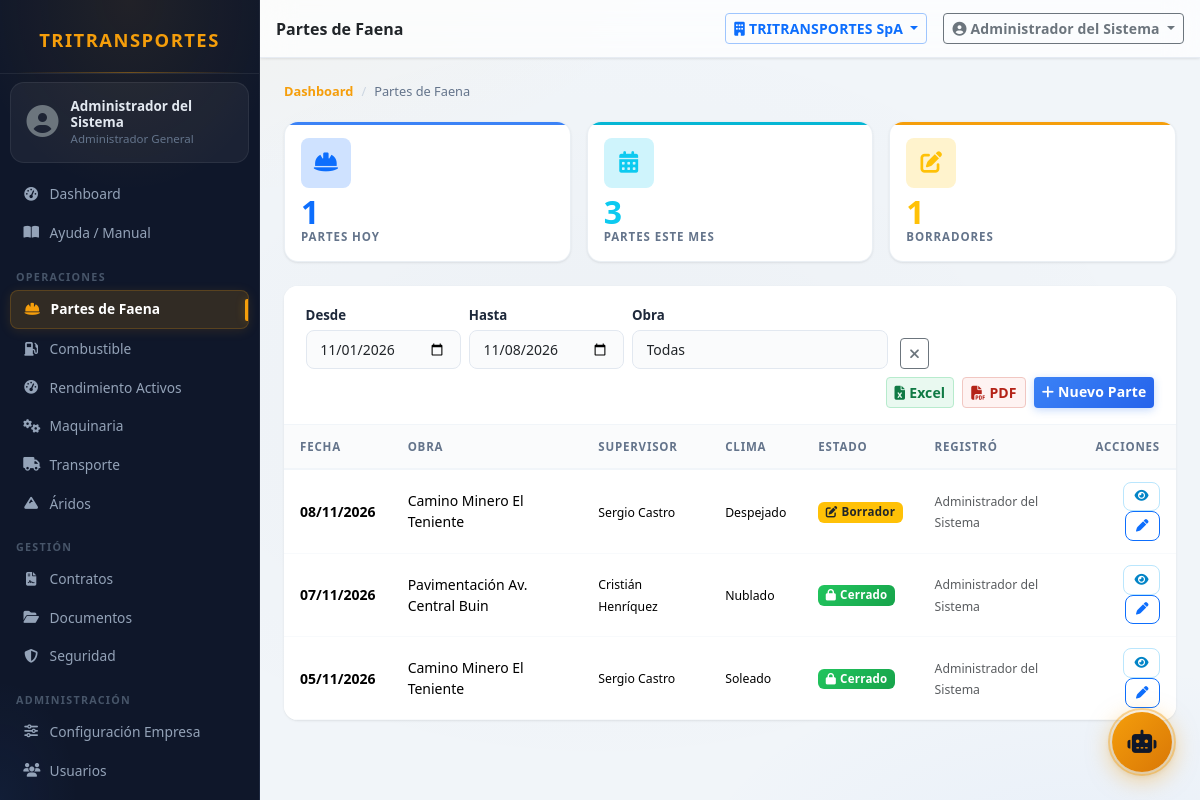
Screenshot of /modules/faena/index.php (signed in) with the database file from the repository.
### tables this page shows
CREATE TABLE IF NOT EXISTS partes_diarios (
    id            INT UNSIGNED AUTO_INCREMENT PRIMARY KEY,
    empresa_id    INT UNSIGNED NOT NULL,
    obra_id       INT UNSIGNED,
    contrato_id   INT UNSIGNED,
    fecha         DATE NOT NULL,
    supervisor_id INT UNSIGNED,
    clima         VARCHAR(50),
    estado        ENUM('borrador','cerrado') NOT NULL DEFAULT 'borrador',
    observaciones TEXT,
    firma_b64     MEDIUMTEXT,
    lat           DECIMAL(10,7),
    lng           DECIMAL(10,7),
    creado_por    INT UNSIGNED,
    created_at    DATETIME NOT NULL DEFAULT CURRENT_TIMESTAMP,
    updated_at    DATETIME NOT NULL DEFAULT CURRENT_TIMESTAMP ON UPDATE CURRENT_TIMESTAMP,
    CONSTRAINT fk_pd_emp  FOREIGN KEY (empresa_id) REFERENCES empresas(id),
    CONSTRAINT fk_pd_obra FOREIGN KEY (obra_id)    REFERENCES obras(id)    ON DELETE SET NULL,
    CONSTRAINT fk_pd_usr  FOREIGN KEY (creado_por) REFERENCES usuarios(id) ON DELETE SET NULL,
    INDEX idx_pd_emp_f    (empresa_id, fecha)
);

CREATE TABLE IF NOT EXISTS obras (
    id          INT UNSIGNED AUTO_INCREMENT PRIMARY KEY,
    empresa_id  INT UNSIGNED NOT NULL,
    nombre      VARCHAR(150) NOT NULL,
    codigo      VARCHAR(30),
    cliente_id  INT UNSIGNED,
    descripcion TEXT,
    fecha_inicio DATE,
    fecha_termino DATE,
    estado      ENUM('activa','pausada','finalizada') NOT NULL DEFAULT 'activa',
    lat         DECIMAL(10,7),
    lng         DECIMAL(10,7),
    activo      TINYINT(1)   NOT NULL DEFAULT 1,
    created_at  DATETIME     NOT NULL DEFAULT CURRENT_TIMESTAMP,
    updated_at  DATETIME     NOT NULL DEFAULT CURRENT_TIMESTAMP ON UPDATE CURRENT_TIMESTAMP,
    CONSTRAINT fk_obra_emp FOREIGN KEY (empresa_id) REFERENCES empresas(id),
    CONSTRAINT fk_obra_cli FOREIGN KEY (cliente_id) REFERENCES clientes(id) ON DELETE SET NULL
);

CREATE TABLE IF NOT EXISTS usuarios (
    id            INT UNSIGNED AUTO_INCREMENT PRIMARY KEY,
    empresa_id    INT UNSIGNED NOT NULL,
    trabajador_id INT UNSIGNED,
    email         VARCHAR(120) NOT NULL,
    nombre        VARCHAR(120) NOT NULL,
    password_hash VARCHAR(255) NOT NULL,
    rol_id        INT UNSIGNED NOT NULL,
    activo        TINYINT(1)   NOT NULL DEFAULT 1,
    ultimo_acceso DATETIME,
    created_at    DATETIME     NOT NULL DEFAULT CURRENT_TIMESTAMP,
    updated_at    DATETIME     NOT NULL DEFAULT CURRENT_TIMESTAMP ON UPDATE CURRENT_TIMESTAMP,
    UNIQUE KEY uq_email (email),
    CONSTRAINT fk_usr_emp  FOREIGN KEY (empresa_id)    REFERENCES empresas(id),
    CONSTRAINT fk_usr_trab FOREIGN KEY (trabajador_id) REFERENCES trabajadores(id) ON DELETE SET NULL,
    CONSTRAINT fk_usr_rol  FOREIGN KEY (rol_id)        REFERENCES roles(id)
);

### core/Auth.php (called while the page is built, shortened)
<?php
class Auth {
    public static function check(): bool {
        return !empty($_SESSION['user_id']);
    }
    public static function can(string $modulo, string $accion = 'ver'): bool {
        if (self::isAdmin()) return true;
        return in_array("{$modulo}:{$accion}", $_SESSION['permisos'] ?? [], true);
    }
    public static function isAdmin(): bool {
        return ($_SESSION['rol_nombre'] ?? '') === 'Administrador General';
    }
    public static function empresaId(): int {
        return (int)($_SESSION['empresa_id'] ?? 0);
    }
}

### core/Tenant.php (called while the page is built, shortened)
<?php
class Tenant
{
    private static bool $ocupado = false;
    private static ?array $tablasTenant = null;
    public static function tablasTenant(): array
    {
        if (self::$tablasTenant !== null) return self::$tablasTenant;
        $cache = ROOT . '/logs/.tenant_tablas.php';
        try {
            $filas = DB::all(
                "SELECT TABLE_NAME AS t FROM information_schema.COLUMNS
                 WHERE TABLE_SCHEMA = DATABASE() AND COLUMN_NAME = 'empresa_id'"
            );
            $lista = array_column($filas, 't');
        } catch (Throwable) {
            $lista = [];
        }
        return self::$tablasTenant = $lista;
    }
    public static function revisar(string $sql): ?string
    {
        $limpio = self::normalizar($sql);
        $verbo  = strtoupper(strtok(ltrim($limpio), " \t\n("));
        $tablas = self::tablasReferenciadas($limpio, $verbo);
        $sensibles = array_intersect($tablas, self::tablasTenant());
        if (!$sensibles) return null;
        if (stripos($limpio, 'empresa_id') !== false) return null;
        return 'Consulta sobre ' . implode(', ', $sensibles) . ' sin filtro empresa_id';
    }
    public static function verificar(string $sql): void
    {
        $modo = defined('TENANT_MODO') ? TENANT_MODO : 'auditar';
        if ($modo === 'off' || self::$ocupado) return;
        self::$ocupado = true;
        try {
            $motivo = self::revisar($sql);
            if ($motivo === null) return;
        } finally {
            self::$ocupado = false;
        }
    }
    public static function normalizar(string $sql): string
    {
        $sql = preg_replace('/--[^\n]*/', ' ', $sql);
        $sql = preg_replace('/\/\*.*?\*\//s', ' ', $sql);
        return trim(preg_replace('/\s+/', ' ', $sql));
    }
    public static function tablasReferenciadas(string $sql, string $verbo): array
    {
        $tablas = [];
        $cte = [];
        if (preg_match_all('/\b([a-z_][a-z0-9_]*)\s+AS\s*\(/i', $sql, $m)) {
            $cte = array_map('strtolower', $m[1]);
        }
        $patrones = [
            '/\bFROM\s+`?([a-z_][a-z0-9_]*)`?/i',
            '/\bJOIN\s+`?([a-z_][a-z0-9_]*)`?/i',
            '/\bUPDATE\s+`?([a-z_][a-z0-9_]*)`?/i',
            '/\bINSERT\s+INTO\s+`?([a-z_][a-z0-9_]*)`?/i',
        ];
        foreach ($patrones as $p) {
            if (preg_match_all($p, $sql, $m)) {
                foreach ($m[1] as $t) {
                    $t = strtolower($t);
                    $tablas[] = $t;
                }
            }
        }
        return array_values(array_unique($tablas));
    }
}

### config/database.php (called while the page is built, shortened)
<?php
class DB {
    private static ?PDO $pdo = null;
    public static function conn(): PDO {
        if (self::$pdo === null) {
            $dsn = sprintf('mysql:host=%s;port=%s;dbname=%s;charset=%s', DB_HOST, DB_PORT, DB_NAME, DB_CHARSET);
            self::$pdo = new PDO($dsn, DB_USER, DB_PASS, [
                PDO::ATTR_ERRMODE            => PDO::ERRMODE_EXCEPTION,
                PDO::ATTR_DEFAULT_FETCH_MODE => PDO::FETCH_ASSOC,
                PDO::ATTR_EMULATE_PREPARES   => false,
            ]);
        }
        return self::$pdo;
    }
    public static function run(string $sql, array $p = []): PDOStatement {
        if (class_exists('Tenant')) {
            Tenant::verificar($sql);
        }
        $stmt = self::conn()->prepare($sql);
        $stmt->execute($p);
        return $stmt;
    }
    public static function all(string $sql, array $p = []): array {
        return self::run($sql, $p)->fetchAll();
    }
    public static function count(string $sql, array $p = []): int {
        return (int) self::run($sql, $p)->fetchColumn();
    }
}

### modules/faena/index.php (the view, shortened to what this page needs)
<?php
$emp  = Auth::empresaId();
$hoy  = date('Y-m-d');
$mes0 = date('Y-m-01');
$fDesde = get('desde', $mes0);
$fHasta = get('hasta', $hoy);
$obraId = getInt('obra_id');
$page   = getInt('page', 1);
$kpiHoy = DB::count("SELECT COUNT(*) FROM partes_diarios WHERE empresa_id=? AND fecha=?", [$emp, $hoy]);
$kpiMes = DB::count("SELECT COUNT(*) FROM partes_diarios WHERE empresa_id=? AND fecha BETWEEN ? AND ?", [$emp, $mes0, $hoy]);
$kpiBorradores = DB::count("SELECT COUNT(*) FROM partes_diarios WHERE empresa_id=? AND estado='borrador'", [$emp]);
$where  = "WHERE p.empresa_id=?";
$params = [$emp];
if ($fDesde) { $where .= " AND p.fecha >= ?"; $params[] = $fDesde; }
if ($fHasta) { $where .= " AND p.fecha <= ?"; $params[] = $fHasta; }
$total = DB::count("SELECT COUNT(*) FROM partes_diarios p $where", $params);
$pag   = paginate($total, $page);
$rows = DB::all(
    "SELECT p.*, o.nombre AS obra_nombre,
            CONCAT(t.nombre,' ',t.apellido) AS supervisor_nombre,
            u.nombre AS creado_nombre
     FROM partes_diarios p
     LEFT JOIN obras o ON o.id = p.obra_id
     LEFT JOIN trabajadores t ON t.id = p.supervisor_id
     LEFT JOIN usuarios u ON u.id = p.creado_por
     $where ORDER BY p.fecha DESC, p.id DESC
     LIMIT {$pag['limit']} OFFSET {$pag['offset']}",
    $params
);
include ROOT . '/includes/header.php';
?>
<nav aria-label="breadcrumb"><ol class="breadcrumb">
    <li class="breadcrumb-item"><a href="<?= APP_URL ?>/modules/dashboard/">Dashboard</a></li>
    <li class="breadcrumb-item active">Partes de Faena</li>
</ol></nav>
<div class="row g-3 mb-4">
    <div class="col-md-4">
        <div class="card kpi-card kpi-blue">
            <div class="card-body p-3">
                <div class="kpi-icon bg-primary-subtle text-primary mb-2"><i class="fas fa-hard-hat"></i></div>
                <div class="kpi-value text-primary" data-count="<?= $kpiHoy ?>"><?= $kpiHoy ?></div>
                <div class="kpi-label">Partes Hoy</div>
            </div>
        </div>
    </div>
    <div class="col-md-4">
        <div class="card kpi-card kpi-cyan">
            <div class="card-body p-3">
                <div class="kpi-icon bg-info-subtle text-info mb-2"><i class="fas fa-calendar-alt"></i></div>
                <div class="kpi-value text-info" data-count="<?= $kpiMes ?>"><?= $kpiMes ?></div>
                <div class="kpi-label">Partes Este Mes</div>
            </div>
        </div>
    </div>
    <div class="col-md-4">
        <div class="card kpi-card kpi-amber">
            <div class="card-body p-3">
                <div class="kpi-icon bg-warning-subtle text-warning mb-2"><i class="fas fa-edit"></i></div>
                <div class="kpi-value text-warning" data-count="<?= $kpiBorradores ?>"><?= $kpiBorradores ?></div>
                <div class="kpi-label">Borradores</div>
            </div>
        </div>
    </div>
</div>
<div class="card table-card">
    <div class="card-header">
        <form class="row g-2 align-items-end" method="GET">
            <div class="col-auto">
                <label class="form-label form-label-sm mb-1">Desde</label>
                <input type="date" name="desde" class="form-control form-control-sm" value="<?= h($fDesde) ?>">
            </div>
            <div class="col-auto">
                <label class="form-label form-label-sm mb-1">Hasta</label>
                <input type="date" name="hasta" class="form-control form-control-sm" value="<?= h($fHasta) ?>">
            </div>
            <div class="col-auto">
                <label class="form-label form-label-sm mb-1">Obra</label>
                <select name="obra_id" class="form-select form-select-sm" style="min-width:140px">
                    <option value="">Todas</option>
                </select>
            </div>
            <div class="col-auto">
                <a href="?" class="btn btn-sm btn-outline-secondary ms-1"><i class="fas fa-times"></i></a>
            </div>
            <div class="col-auto ms-auto d-flex gap-2">
                <?= botonesExportacion('faena', [
                        'desde' => $fDesde, 'hasta' => $fHasta, 'obra_id' => $obraId,
                    ]) ?>
                <?php if (Auth::can('faena', 'crear')): ?>
                <a href="parte" class="btn btn-sm btn-primary fw-semibold">
                    <i class="fas fa-plus me-1"></i>Nuevo Parte
                </a>
                <?php endif; ?>
            </div>
        </form>
    </div>
    <?php if (Auth::can('faena', 'ver')): ?>
    <div class="table-responsive">
        <table class="table table-hover mb-0">
            <thead>
                <tr><th>Fecha</th><th>Obra</th><th>Supervisor</th><th>Clima</th><th>Estado</th><th>Registró</th><th class="text-end">Acciones</th></tr>
            </thead>
            <tbody>
            <?php foreach ($rows as $r): ?>
            <tr>
                <td><strong><?= formatDate($r['fecha']) ?></strong></td>
                <td><?= h($r['obra_nombre'] ?? '—') ?></td>
                <td><small><?= h($r['supervisor_nombre'] ?? '—') ?></small></td>
                <td><small><?= h($r['clima'] ?? '—') ?></small></td>
                <td>
                    <?php if ($r['estado'] === 'cerrado'): ?>
                        <span class="badge bg-success"><i class="fas fa-lock me-1"></i>Cerrado</span>
                    <?php else: ?>
                        <span class="badge bg-warning text-dark"><i class="fas fa-edit me-1"></i>Borrador</span>
                    <?php endif; ?>
                </td>
                <td><small class="text-muted"><?= h($r['creado_nombre'] ?? '—') ?></small></td>
                <td class="text-end">
                    <button type="button" class="btn btn-sm btn-outline-info btn-action btn-view js-view" data-vista="faena" data-id="<?= $r['id'] ?>" title="Visualizar">
                        <i class="fas fa-eye"></i>
                    </button>
                    <a href="parte?id=<?= $r['id'] ?>" class="btn btn-sm btn-outline-primary btn-action" title="Editar">
                        <i class="fas fa-pen"></i>
                    </a>
                </td>
            </tr>
            <?php endforeach; ?>
            </tbody>
        </table>
    </div>
    <?php endif; ?>
</div>
<?php include ROOT . '/includes/footer.php'; ?>

### rows the page displays
partes_diarios: fecha "08/11/2026", obra.nombre "Camino Minero El Teniente", supervisor_nombre "Sergio Castro", clima "Despejado", estado "borrador" (drawn), creado_por.nombre "Administrador del Sistema"
partes_diarios: fecha "07/11/2026", obra.nombre "Pavimentación Av. Central Buin", supervisor_nombre "Cristián Henríquez", clima "Nublado", estado "cerrado" (drawn), creado_por.nombre "Administrador del Sistema"
partes_diarios: fecha "05/11/2026", obra.nombre "Camino Minero El Teniente", supervisor_nombre "Sergio Castro", clima "Soleado", estado "cerrado" (drawn), creado_por.nombre "Administrador del Sistema"

### other values shown
Auth::user()['nombre'] "Administrador del Sistema"
Auth::rolNombre() "Administrador General"
$label "Dashboard Ayuda / Manual Partes de Faena Combustible Rendimiento Activos Maquinaria Transporte Áridos Contratos Documentos Seguridad Configuración Empresa Usuarios"
$label "OPERACIONES GESTIÓN ADMINISTRACIÓN"
$pageTitle "Partes de Faena"
$empActiva "TRITRANSPORTES SpA"
$kpiHoy "1"
$kpiMes "3"
$kpiBorradores "1"
